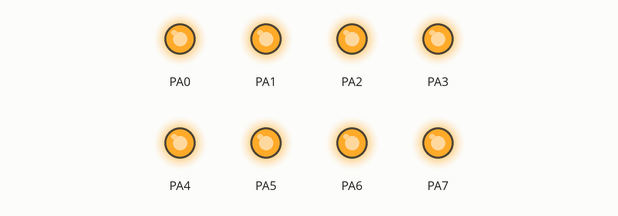
This program was run on a simulated ATmega32, built with avr-gcc and emulated at 8 MHz. Parts: output pins drawn as LEDs (lit = HIGH).

Above: at 0.4 s.
At 3.4 s:
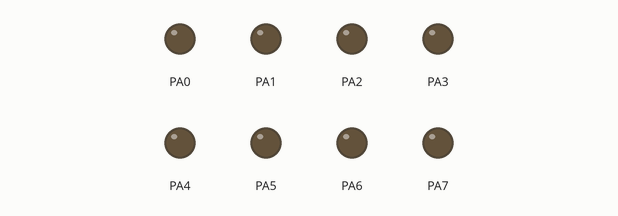
Timing chart, 0 to 4.6 s (numbered marks = the images above):
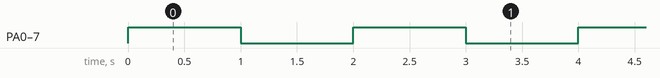

The program:

main.c
```c
#include <avr/io.h>
#include <util/delay.h>

#define PRESCALAR 1024
#define BV(n) (1<<(n))

void timer1_delay_ms(uint16_t ms);


// PORTA --> LEDs
int main(void)
{
	uint8_t data = 0xFF;
	// make PA as output
	DDRA = 0xFF;

	while(1)
	{
		// write LED data on PORTA
		PORTA = data;
		// Change LED data
		data = ~data;
		// delay of 1 sec
		timer1_delay_ms(1000);
	}
	return 0;
}

void timer1_delay_ms(uint16_t ms)
{
	uint16_t cnt;
	// calculate the count
	cnt = (F_CPU / 1000) * ms / PRESCALAR;
	// set OCR1A
	OCR1A = cnt-1;
	// set TCNT1
	TCNT1 = 0x0000;
	// config timer: mode=CTC, Prescalar=1024.
	TCCR1A = 0x00;
	TCCR1B = BV(WGM12) | BV(CS12) | BV(CS10);
	// wait for OCF1A flag
	while( (TIFR & BV(OCF1A)) == 0 )
		;
	// clear OCF1A flag
	TIFR |= BV(OCF1A);
	// stop timer
	TCCR1B = 0x00;
}
```

Measured:
- by itself, PA0–7: alternates HIGH for 1.0 s and LOW for 1.0 s
